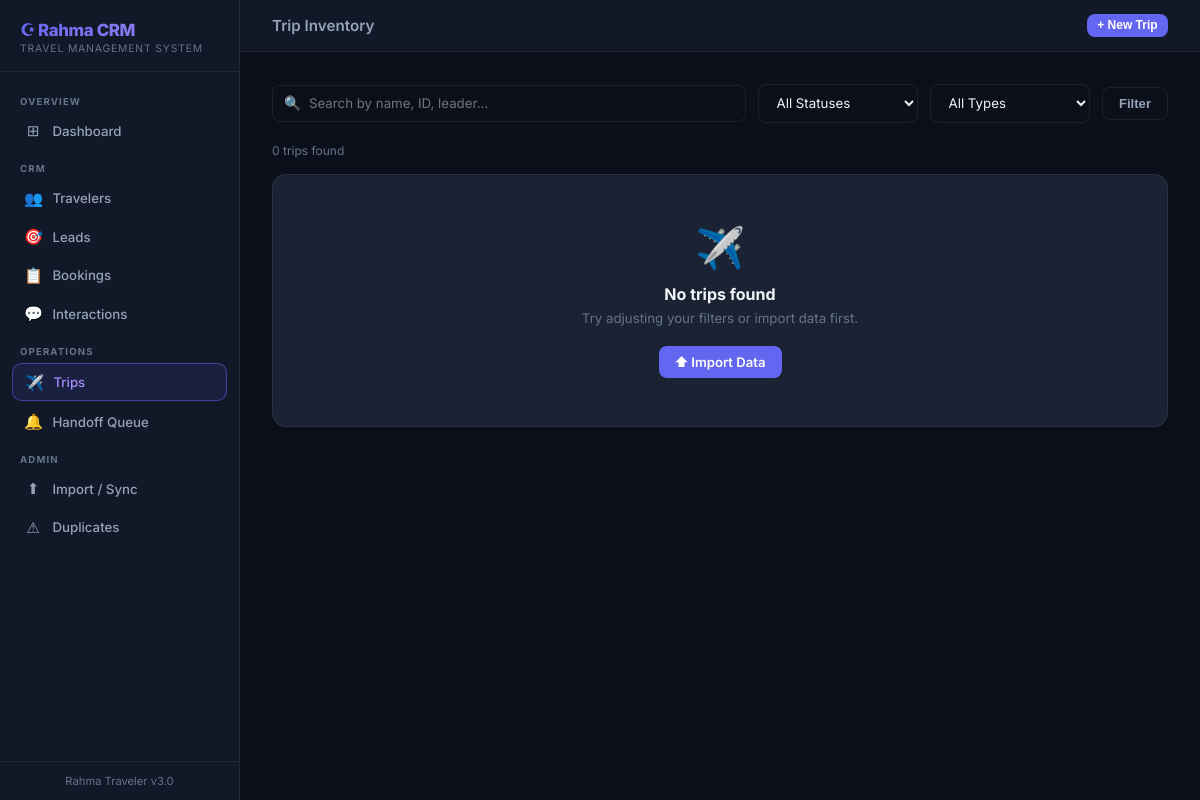
Page /trips/ on the earlier database version.
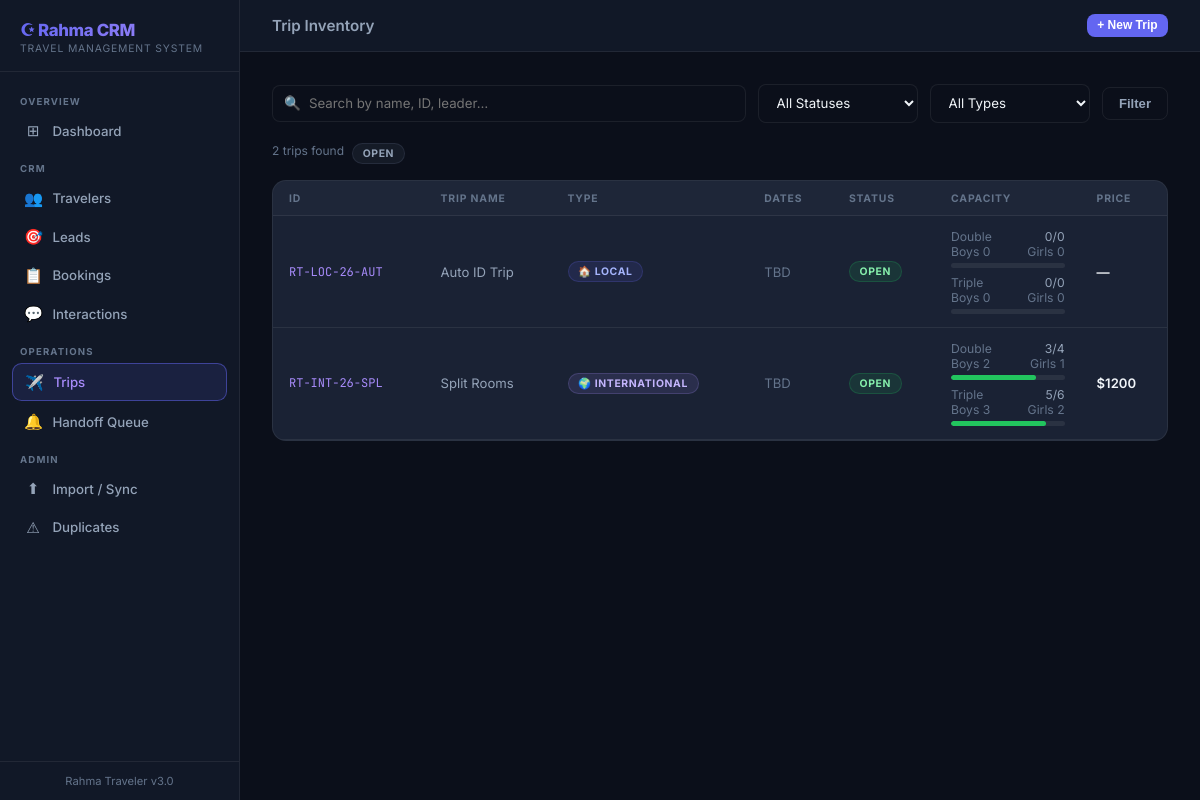
Same page on the later database version.
### app/models/trip.py (models this page shows, shortened)
class Trip(db.Model):
    __tablename__ = 'trips'
    trip_id = db.Column(db.String(50), primary_key=True)
    trip_name = db.Column(db.String(200), nullable=False)
    type = db.Column(db.String(50)) # Local / International
    year = db.Column(db.Integer)
    trip_leader = db.Column(db.String(100))
    start_date = db.Column(db.Date)
    end_date = db.Column(db.Date)
    sales_status = db.Column(db.String(50)) # Open / Closed / Cancelled
    data_audit = db.Column(db.Text)
    trip_window_status = db.Column(db.String(50))
    trip_availability_note = db.Column(db.Text)
    next_reengage_date = db.Column(db.Date)
    single_total = db.Column(db.Integer, default=0)
    double_total = db.Column(db.Integer, default=0)
    triple_total = db.Column(db.Integer, default=0)
    single_remaining = db.Column(db.Integer, default=0)
    double_remaining = db.Column(db.Integer, default=0)
    triple_remaining = db.Column(db.Integer, default=0)
    draft_holds_single = db.Column(db.Integer, default=0)
    draft_holds_double = db.Column(db.Integer, default=0)
    draft_holds_triple = db.Column(db.Integer, default=0)
    boys_double = db.Column(db.Integer, default=0)
    girls_double = db.Column(db.Integer, default=0)
    boys_triple = db.Column(db.Integer, default=0)
    girls_triple = db.Column(db.Integer, default=0)
    public_price = db.Column(db.String(200))
    public_description = db.Column(db.Text)
    sales_notes = db.Column(db.Text)
    bookings = db.relationship('TripBooking', backref='trip', lazy=True)

### app/routes/trips.py (the view)
@trips_bp.route('/')
def index():
    q = request.args.get('q', '')
    status = request.args.get('status', '')
    trip_type = request.args.get('type', '')
    query = Trip.query
    if q:
        query = query.filter(or_(
            Trip.trip_name.ilike(f'%{q}%'),
            Trip.trip_id.ilike(f'%{q}%'),
            Trip.trip_leader.ilike(f'%{q}%'),
        ))
    if status:
        query = query.filter(Trip.sales_status == status)
    if trip_type:
        query = query.filter(Trip.type == trip_type)
    trips = query.order_by(Trip.start_date.desc()).all()
    statuses = [r[0] for r in db.session.query(Trip.sales_status).distinct().all() if r[0]]
    types = [r[0] for r in db.session.query(Trip.type).distinct().all() if r[0]]
    return render_template('trips/index.html',
                           trips=trips,
                           q=q,
                           current_status=status,
                           current_type=trip_type,
                           statuses=statuses,
                           types=types)

### app/templates/trips/index.html (shortened to what this page needs)
{% extends "base.html" %}
{% block topbar_title %}Trip Inventory{% endblock %}
{% block topbar_actions %}
<button onclick="openModal('createTrip')" class="btn btn-primary btn-sm">+ New Trip</button>
{% endblock %}
{% block content %}
<form method="GET" action="{{ url_for('trips.index') }}" class="search-bar">
    <div class="search-input-wrap">
        <span class="search-icon">🔍</span>
        <input class="form-input" type="text" name="q" value="{{ q }}" placeholder="Search by name, ID, leader…">
    </div>
    <select class="form-select" name="status" style="width:160px">
        <option value="">All Statuses</option>
    </select>
    <select class="form-select" name="type" style="width:160px">
        <option value="">All Types</option>
    </select>
    <button type="submit" class="btn btn-ghost">Filter</button>
</form>
<div style="display:flex;gap:0.5rem;margin-bottom:1rem;flex-wrap:wrap">
    <span style="font-size:0.75rem;color:var(--text-muted)">{{ trips|length }} trips found</span>
    {% for s in statuses %}
    <a href="{{ url_for('trips.index', status=s) }}"
       style="text-decoration:none"
       class="badge {% if current_status == s %}badge-blue{% else %}badge-gray{% endif %}">{{ s }}</a>
    {% endfor %}
</div>
{% if trips %}
<div class="card" style="padding:0;overflow:hidden">
    <table class="data-table">
        <thead><tr>
            <th>ID</th>
            <th>Trip Name</th>
            <th>Type</th>
            <th>Dates</th>
            <th>Status</th>
            <th>Capacity</th>
            <th>Price</th>
        </tr></thead>
        <tbody>
        {% for trip in trips %}
        <tr onclick="window.location='{{ url_for('trips.detail', trip_id=trip.trip_id) }}'">
            <td class="mono">{{ trip.trip_id }}</td>
            <td>
                <div class="primary">{{ trip.trip_name }}</div>
            </td>
            <td>
                {% if trip.type == 'International' %}
                    <span class="badge badge-purple">🌍 {{ trip.type }}</span>
                {% else %}
                    <span class="badge badge-blue">🏠 {{ trip.type or '—' }}</span>
                {% endif %}
            </td>
            <td>
                {% if trip.start_date %}
                <div style="font-size:0.8rem;color:var(--text-main)">{{ trip.start_date.strftime('%d %b %Y') }}</div>
                <div style="font-size:0.7rem;color:var(--text-muted)">→ {{ trip.end_date.strftime('%d %b %Y') if trip.end_date else 'TBD' }}</div>
                {% else %}
                <span style="color:var(--text-muted)">TBD</span>
                {% endif %}
            </td>
            <td>
                {% if trip.sales_status == 'Open' %}<span class="badge badge-green">Open</span>
                {% elif trip.sales_status == 'Closed' %}<span class="badge badge-red">Closed</span>
                {% elif trip.sales_status == 'Cancelled' %}<span class="badge badge-gray">Cancelled</span>
                {% else %}<span class="badge badge-yellow">{{ trip.sales_status or '—' }}</span>{% endif %}
            </td>
            <td>
                {% set double_total = trip.double_total or 0 %}
                {% set triple_total = trip.triple_total or 0 %}
                <div style="display:flex;flex-direction:column;gap:0.45rem;font-size:0.76rem">
                    {% set d_pct = (trip.double_remaining / double_total * 100) if double_total else 0 %}
                    {% set t_pct = (trip.triple_remaining / triple_total * 100) if triple_total else 0 %}
                    <div>
                        <div style="display:flex;justify-content:space-between;gap:0.75rem">
                            <span style="color:var(--text-muted)">Double</span>
                            <span>{{ trip.double_remaining }}/{{ double_total }}</span>
                        </div>
                        <div style="display:flex;justify-content:space-between;gap:0.75rem;color:var(--text-muted)">
                            <span>Boys {{ trip.boys_double or 0 }}</span>
                            <span>Girls {{ trip.girls_double or 0 }}</span>
                        </div>
                        <div class="cap-bar"><div class="cap-fill {% if d_pct > 30 %}good{% elif d_pct > 0 %}warn{% else %}empty{% endif %}" style="width:{{ d_pct }}%"></div></div>
                    </div>
                    <div>
                        <div style="display:flex;justify-content:space-between;gap:0.75rem">
                            <span style="color:var(--text-muted)">Triple</span>
                            <span>{{ trip.triple_remaining }}/{{ triple_total }}</span>
                        </div>
                        <div style="display:flex;justify-content:space-between;gap:0.75rem;color:var(--text-muted)">
                            <span>Boys {{ trip.boys_triple or 0 }}</span>
                            <span>Girls {{ trip.girls_triple or 0 }}</span>
                        </div>
                        <div class="cap-bar"><div class="cap-fill {% if t_pct > 30 %}good{% elif t_pct > 0 %}warn{% else %}empty{% endif %}" style="width:{{ t_pct }}%"></div></div>
                    </div>
                </div>
            </td>
            <td style="color:var(--text-main);font-weight:600">{{ trip.public_price or '—' }}</td>
        </tr>
        {% endfor %}
        </tbody>
    </table>
</div>
{% else %}
<div class="card" style="text-align:center;padding:3rem">
    <div style="font-size:2.5rem;margin-bottom:0.75rem">✈️</div>
    <div style="font-weight:700;color:var(--text-main);margin-bottom:0.4rem">No trips found</div>
    <div style="color:var(--text-muted);font-size:0.83rem;margin-bottom:1.25rem">Try adjusting your filters or import data first.</div>
    <a href="{{ url_for('admin.import_data') }}" class="btn btn-primary">⬆ Import Data</a>
</div>
{% endif %}
{% endblock %}

### app/templates/base.html (shortened to what this page needs)
<!DOCTYPE html>
<html lang="en">
<head>
</head>
<body>
<div class="app-layout">
    <nav class="sidebar">
        <div class="sidebar-brand">
            <div class="logo-text">☪ Rahma CRM</div>
            <div class="logo-sub">Travel Management System</div>
        </div>
        <div class="sidebar-nav">
            <div class="nav-section-label">Overview</div>
            <a href="{{ url_for('admin.dashboard') }}" class="nav-link {% if request.endpoint == 'admin.dashboard' %}active{% endif %}">
                <span class="nav-icon">⊞</span> Dashboard
            </a>
            <div class="nav-section-label">CRM</div>
            <a href="{{ url_for('travelers.index') }}" class="nav-link {% if request.blueprint == 'travelers' %}active{% endif %}">
                <span class="nav-icon">👥</span> Travelers
            </a>
            <a href="{{ url_for('leads.index') }}" class="nav-link {% if request.blueprint == 'leads' %}active{% endif %}">
                <span class="nav-icon">🎯</span> Leads
            </a>
            <a href="{{ url_for('bookings.index') }}" class="nav-link {% if request.blueprint == 'bookings' %}active{% endif %}">
                <span class="nav-icon">📋</span> Bookings
            </a>
            <a href="{{ url_for('interactions.index') }}" class="nav-link {% if request.blueprint == 'interactions' %}active{% endif %}">
                <span class="nav-icon">💬</span> Interactions
            </a>
            <div class="nav-section-label">Operations</div>
            <a href="{{ url_for('trips.index') }}" class="nav-link {% if request.blueprint == 'trips' %}active{% endif %}">
                <span class="nav-icon">✈️</span> Trips
            </a>
            <a href="{{ url_for('handoffs.index') }}" class="nav-link {% if request.blueprint == 'handoffs' %}active{% endif %}">
                <span class="nav-icon">🔔</span> Handoff Queue
            </a>
            <div class="nav-section-label">Admin</div>
            <a href="{{ url_for('admin.import_data') }}" class="nav-link {% if request.endpoint == 'admin.import_data' %}active{% endif %}">
                <span class="nav-icon">⬆</span> Import / Sync
            </a>
            <a href="{{ url_for('admin.duplicates') }}" class="nav-link {% if request.endpoint == 'admin.duplicates' %}active{% endif %}">
                <span class="nav-icon">⚠</span> Duplicates
            </a>
        </div>
        <div class="sidebar-footer">Rahma Traveler v3.0</div>
    </nav>
    <div class="main-content">
        <div class="topbar">
            <span class="topbar-title">{% block topbar_title %}{% endblock %}</span>
            <div class="topbar-actions">{% block topbar_actions %}{% endblock %}</div>
        </div>
        <div class="page-body">
            {% block content %}{% endblock %}
        </div>
    </div>
</div>
</body>
</html>

Differences in the rows shown:
added Trip: trip_id "RT-LOC-26-AUT", trip_name "Auto ID Trip", type "LOCAL", shows "TBD", sales_status "OPEN", double_remaining "0", double_total "0", boys_double "0", girls_double "0", triple_remaining "0", triple_total "0", boys_triple "0", girls_triple "0", public_price "—"
added Trip: trip_id "RT-INT-26-SPL", trip_name "Split Rooms", type "INTERNATIONAL", shows "TBD", sales_status "OPEN", double_remaining "3", double_total "4", boys_double "2", girls_double "1", {{ d_pct }} 75.0 (drawn), triple_remaining "5", triple_total "6", boys_triple "3", girls_triple "2", {{ t_pct }} 83.33333333333334 (drawn), public_price "$1200"
Other differences:
{{ trips|length }}: "0" → "2"
new list line: "OPEN"
text no longer shown: "✈️ No trips found Try adjusting your filters or import data first. ⬆ Import Data"
text now shown: "ID TRIP NAME TYPE DATES STATUS CAPACITY PRICE"
